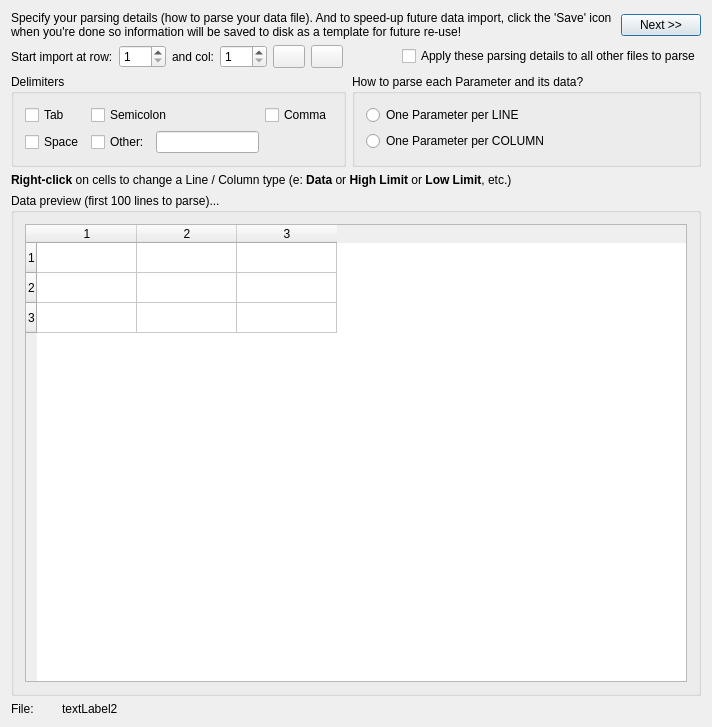
<?xml version="1.0" encoding="UTF-8"?>
<ui version="4.0">
 <class>ImportCsvWizardDialogBase</class>
 <widget class="QDialog" name="ImportCsvWizardDialogBase">
  <property name="geometry">
   <rect>
    <x>0</x>
    <y>0</y>
    <width>712</width>
    <height>727</height>
   </rect>
  </property>
  <property name="windowTitle">
   <string>Test Data Import Wizard</string>
  </property>
  <property name="windowIcon">
   <iconset resource="gex.qrc">
    <normaloff>:/gex/icons/gex_application_48x48.png</normaloff>:/gex/icons/gex_application_48x48.png</iconset>
  </property>
  <property name="autoFillBackground">
   <bool>true</bool>
  </property>
  <layout class="QGridLayout" name="gridLayout_4">
   <item row="0" column="0" colspan="3">
    <widget class="QLabel" name="textLabel2">
     <property name="maximumSize">
      <size>
       <width>32767</width>
       <height>32767</height>
      </size>
     </property>
     <property name="text">
      <string>Specify your parsing details (how to parse your data file). And to speed-up future data import, click the 'Save' icon when you're done so information will be saved to disk as a template for future re-use!</string>
     </property>
     <property name="alignment">
      <set>Qt::AlignVCenter</set>
     </property>
     <property name="wordWrap">
      <bool>true</bool>
     </property>
    </widget>
   </item>
   <item row="0" column="3">
    <widget class="QPushButton" name="pushButton3">
     <property name="maximumSize">
      <size>
       <width>80</width>
       <height>16777215</height>
      </size>
     </property>
     <property name="text">
      <string>Next &gt;&gt;</string>
     </property>
    </widget>
   </item>
   <item row="1" column="0" colspan="4">
    <layout class="QHBoxLayout" name="horizontalLayout">
     <item>
      <widget class="QLabel" name="textLabelStartRow">
       <property name="text">
        <string>Start import at row:</string>
       </property>
       <property name="wordWrap">
        <bool>false</bool>
       </property>
      </widget>
     </item>
     <item>
      <widget class="QSpinBox" name="spinBoxStartImportRow">
       <property name="toolTip">
        <string>All lower rows will be ignored</string>
       </property>
       <property name="minimum">
        <number>1</number>
       </property>
       <property name="maximum">
        <number>999</number>
       </property>
      </widget>
     </item>
     <item>
      <widget class="QLabel" name="textLabelStartCol">
       <property name="text">
        <string>and col:</string>
       </property>
       <property name="wordWrap">
        <bool>false</bool>
       </property>
      </widget>
     </item>
     <item>
      <widget class="QSpinBox" name="spinBoxStartImportCol">
       <property name="toolTip">
        <string>All lower cols will be ignored</string>
       </property>
       <property name="minimum">
        <number>1</number>
       </property>
       <property name="maximum">
        <number>999</number>
       </property>
      </widget>
     </item>
     <item>
      <widget class="QPushButton" name="buttonLoadParserProfile">
       <property name="maximumSize">
        <size>
         <width>32</width>
         <height>26</height>
        </size>
       </property>
       <property name="toolTip">
        <string>Load Parsing template from disk...</string>
       </property>
       <property name="text">
        <string/>
       </property>
       <property name="icon">
        <iconset>
         <normaloff>:/gex/icons/file_open.png</normaloff>:/gex/icons/file_open.png</iconset>
       </property>
       <property name="iconSize">
        <size>
         <width>32</width>
         <height>32</height>
        </size>
       </property>
      </widget>
     </item>
     <item>
      <widget class="QPushButton" name="buttonSaveParserProfile">
       <property name="maximumSize">
        <size>
         <width>32</width>
         <height>26</height>
        </size>
       </property>
       <property name="toolTip">
        <string>Save Parsing details into template file for later re-use...</string>
       </property>
       <property name="text">
        <string/>
       </property>
       <property name="icon">
        <iconset>
         <normaloff>:/gex/icons/file_save.png</normaloff>:/gex/icons/file_save.png</iconset>
       </property>
       <property name="iconSize">
        <size>
         <width>32</width>
         <height>32</height>
        </size>
       </property>
      </widget>
     </item>
     <item>
      <spacer name="horizontalSpacer">
       <property name="orientation">
        <enum>Qt::Horizontal</enum>
       </property>
       <property name="sizeHint" stdset="0">
        <size>
         <width>40</width>
         <height>20</height>
        </size>
       </property>
      </spacer>
     </item>
     <item>
      <widget class="QCheckBox" name="checkBoxParseAllFiles">
       <property name="toolTip">
        <string>All following files will be automatically parsed using the profile information of this page</string>
       </property>
       <property name="whatsThis">
        <string/>
       </property>
       <property name="text">
        <string>Apply these parsing details to all other files to parse</string>
       </property>
      </widget>
     </item>
    </layout>
   </item>
   <item row="2" column="0" colspan="2">
    <widget class="QGroupBox" name="groupBoxDelimiters">
     <property name="title">
      <string>Delimiters</string>
     </property>
     <layout class="QGridLayout" name="gridLayout_2">
      <item row="0" column="0">
       <widget class="QCheckBox" name="checkBoxTabDelimiter">
        <property name="text">
         <string>Tab</string>
        </property>
       </widget>
      </item>
      <item row="0" column="1" colspan="2">
       <widget class="QCheckBox" name="checkBoxSemicolonDelimiter">
        <property name="text">
         <string>Semicolon</string>
        </property>
       </widget>
      </item>
      <item row="0" column="3">
       <widget class="QCheckBox" name="checkBoxCommaDelimiter">
        <property name="text">
         <string>Comma</string>
        </property>
       </widget>
      </item>
      <item row="1" column="0">
       <widget class="QCheckBox" name="checkBoxSpaceDelimiter">
        <property name="text">
         <string>Space</string>
        </property>
       </widget>
      </item>
      <item row="1" column="1">
       <widget class="QCheckBox" name="checkBoxOtherDelimiter">
        <property name="text">
         <string>Other:</string>
        </property>
       </widget>
      </item>
      <item row="1" column="2">
       <widget class="QLineEdit" name="lineEditOtherDelimiter">
        <property name="sizePolicy">
         <sizepolicy hsizetype="Preferred" vsizetype="Fixed">
          <horstretch>0</horstretch>
          <verstretch>0</verstretch>
         </sizepolicy>
        </property>
        <property name="toolTip">
         <string>Enter alternate character delimiter...</string>
        </property>
        <property name="maxLength">
         <number>1</number>
        </property>
       </widget>
      </item>
     </layout>
    </widget>
   </item>
   <item row="2" column="2" colspan="2">
    <widget class="QGroupBox" name="groupBoxOrientation">
     <property name="title">
      <string>How to parse each Parameter and its data?</string>
     </property>
     <layout class="QGridLayout" name="gridLayout_3">
      <item row="0" column="0">
       <widget class="QRadioButton" name="radioButtonTestInLine">
        <property name="text">
         <string>One Parameter per LINE</string>
        </property>
        <property name="shortcut">
         <string/>
        </property>
       </widget>
      </item>
      <item row="1" column="0">
       <widget class="QRadioButton" name="radioButtonTestInColumns">
        <property name="text">
         <string>One Parameter per COLUMN</string>
        </property>
        <property name="shortcut">
         <string/>
        </property>
       </widget>
      </item>
     </layout>
    </widget>
   </item>
   <item row="3" column="0" colspan="4">
    <widget class="QLabel" name="textLabelDataPreview">
     <property name="text">
      <string>&lt;b&gt;Right-click&lt;/b&gt; on cells to change a Line / Column type (e: &lt;b&gt;Data &lt;/b&gt;or &lt;b&gt;High Limit&lt;/b&gt; or &lt;b&gt;Low Limit&lt;/b&gt;, etc.)</string>
     </property>
     <property name="wordWrap">
      <bool>false</bool>
     </property>
    </widget>
   </item>
   <item row="4" column="0" colspan="4">
    <widget class="QGroupBox" name="groupBoxDataPreview">
     <property name="title">
      <string>Data preview (first 100 lines to parse)...</string>
     </property>
     <layout class="QGridLayout" name="gridLayout">
      <item row="0" column="0">
       <widget class="QTableWidget" name="mUi_pQtwExcelTableWidget">
        <row>
         <property name="text">
          <string>1</string>
         </property>
        </row>
        <row>
         <property name="text">
          <string>2</string>
         </property>
        </row>
        <row>
         <property name="text">
          <string>3</string>
         </property>
        </row>
        <column>
         <property name="text">
          <string>1</string>
         </property>
        </column>
        <column>
         <property name="text">
          <string>2</string>
         </property>
        </column>
        <column>
         <property name="text">
          <string>3</string>
         </property>
        </column>
       </widget>
      </item>
     </layout>
    </widget>
   </item>
   <item row="5" column="0">
    <widget class="QLabel" name="textLabel1">
     <property name="sizePolicy">
      <sizepolicy hsizetype="Fixed" vsizetype="Preferred">
       <horstretch>0</horstretch>
       <verstretch>0</verstretch>
      </sizepolicy>
     </property>
     <property name="maximumSize">
      <size>
       <width>45</width>
       <height>16777215</height>
      </size>
     </property>
     <property name="text">
      <string>File:</string>
     </property>
     <property name="wordWrap">
      <bool>false</bool>
     </property>
    </widget>
   </item>
   <item row="5" column="1" colspan="2">
    <widget class="QLabel" name="textLabelDataFile">
     <property name="frameShape">
      <enum>QFrame::NoFrame</enum>
     </property>
     <property name="text">
      <string>textLabel2</string>
     </property>
     <property name="wordWrap">
      <bool>false</bool>
     </property>
     <property name="margin">
      <number>0</number>
     </property>
    </widget>
   </item>
  </layout>
 </widget>
 <layoutdefault spacing="6" margin="11"/>
 <tabstops>
  <tabstop>spinBoxStartImportRow</tabstop>
  <tabstop>spinBoxStartImportCol</tabstop>
  <tabstop>checkBoxTabDelimiter</tabstop>
  <tabstop>checkBoxSemicolonDelimiter</tabstop>
  <tabstop>checkBoxCommaDelimiter</tabstop>
  <tabstop>checkBoxSpaceDelimiter</tabstop>
  <tabstop>checkBoxOtherDelimiter</tabstop>
  <tabstop>lineEditOtherDelimiter</tabstop>
  <tabstop>radioButtonTestInLine</tabstop>
  <tabstop>radioButtonTestInColumns</tabstop>
  <tabstop>buttonLoadParserProfile</tabstop>
  <tabstop>buttonSaveParserProfile</tabstop>
  <tabstop>checkBoxParseAllFiles</tabstop>
  <tabstop>pushButton3</tabstop>
 </tabstops>
 <resources>
  <include location="gex.qrc"/>
 </resources>
 <connections/>
</ui>
